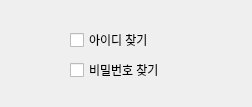
<?xml version="1.0" encoding="UTF-8"?>
<ui version="4.0">
 <class>Form</class>
 <widget class="QWidget" name="Form">
  <property name="windowModality">
   <enum>Qt::ApplicationModal</enum>
  </property>
  <property name="geometry">
   <rect>
    <x>0</x>
    <y>0</y>
    <width>252</width>
    <height>107</height>
   </rect>
  </property>
  <property name="windowTitle">
   <string>id / pw</string>
  </property>
  <widget class="QCheckBox" name="idCheckbox">
   <property name="geometry">
    <rect>
     <x>70</x>
     <y>30</y>
     <width>101</width>
     <height>20</height>
    </rect>
   </property>
   <property name="text">
    <string>아이디 찾기</string>
   </property>
  </widget>
  <widget class="QCheckBox" name="pwCheckbox">
   <property name="geometry">
    <rect>
     <x>70</x>
     <y>60</y>
     <width>111</width>
     <height>20</height>
    </rect>
   </property>
   <property name="text">
    <string>비밀번호 찾기</string>
   </property>
  </widget>
 </widget>
 <resources/>
 <connections/>
</ui>
